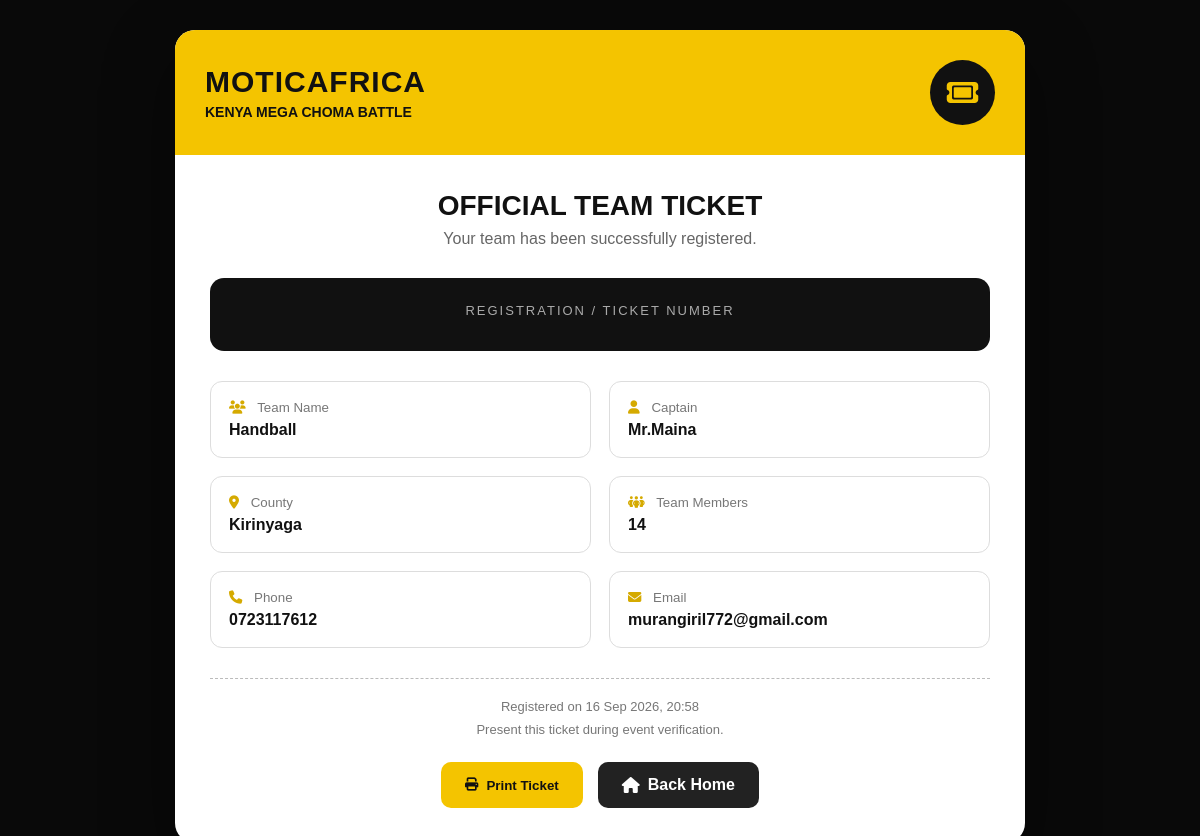
The app's page /team/ticket/2/ with its own data.
### moticapp/models.py (models this page shows, shortened)
class Team(models.Model):
    team_name = models.CharField(max_length=150)
    captain_name = models.CharField(max_length=150)
    phone_number = models.CharField(max_length=20)
    email = models.EmailField()
    county = models.CharField(max_length=100)
    number_of_members = models.PositiveIntegerField()
    team_description = models.TextField(blank=True)
    ticket_number = models.CharField(
        max_length=30,
        blank=True,
        default=""
    )
    PAYMENT_STATUS = [
        ('Pending', 'Pending'),
        ('Paid', 'Paid'),
        ('Cancelled', 'Cancelled'),
    ]
    payment_reference = models.CharField(
        max_length=100,
        blank=True,
        null=True
    )
    payment_status = models.CharField(
        max_length=20,
        choices=PAYMENT_STATUS,
        default='Pending'
    )
    payment_reference = models.CharField(
        max_length=100,
        blank=True
    )
    payment_amount = models.DecimalField(
        max_digits=10,
        decimal_places=2,
        default=5000
    )
    created_at = models.DateTimeField(auto_now_add=True)

### moticapp/views.py (the view)
def team_ticket(request, team_id):
    team = Team.objects.get(id=team_id)
    return render(request, 'team_ticket.html', {
        'team': team
    })

### Templates/team_ticket.html (shortened to what this page needs)
<!DOCTYPE html>
{% load static %}
<html lang="en">
<head>
    <link rel="stylesheet"
          href="https://cdnjs.cloudflare.com/ajax/libs/font-awesome/6.5.2/css/all.min.css">
</head>
<body>
<div class="ticket-wrapper">
    <div class="ticket">
        <div class="ticket-header">
            <div class="brand">
                <h1>MOTICAFRICA</h1>
                <p>KENYA MEGA CHOMA BATTLE</p>
            </div>
            <div class="ticket-icon">
                <i class="fa-solid fa-ticket"></i>
            </div>
        </div>
        <div class="ticket-body">
            <div class="battle-title">
                <h2>OFFICIAL TEAM TICKET</h2>
                <p>
                    Your team has been successfully registered.
                </p>
            </div>
            <div class="ticket-number">
                <span>Registration / Ticket Number</span>
            </div>
            <div class="details">
                <div class="detail">
                    <small>
                        <i class="fa-solid fa-users"></i>
                        Team Name
                    </small>
                    <strong>
                        {{ team.team_name }}
                    </strong>
                </div>
                <div class="detail">
                    <small>
                        <i class="fa-solid fa-user"></i>
                        Captain
                    </small>
                    <strong>
                        {{ team.captain_name }}
                    </strong>
                </div>
                <div class="detail">
                    <small>
                        <i class="fa-solid fa-location-dot"></i>
                        County
                    </small>
                    <strong>
                        {{ team.county }}
                    </strong>
                </div>
                <div class="detail">
                    <small>
                        <i class="fa-solid fa-people-group"></i>
                        Team Members
                    </small>
                    <strong>
                        {{ team.number_of_members }}
                    </strong>
                </div>
                <div class="detail">
                    <small>
                        <i class="fa-solid fa-phone"></i>
                        Phone
                    </small>
                    <strong>
                        {{ team.phone_number }}
                    </strong>
                </div>
                <div class="detail">
                    <small>
                        <i class="fa-solid fa-envelope"></i>
                        Email
                    </small>
                    <strong>
                        {{ team.email }}
                    </strong>
                </div>
            </div>
            <div class="footer">
                <p>
                    Registered on {{ team.created_at|date:"d M Y, H:i" }}
                </p>
                <p style="margin-top: 8px;">
                    Present this ticket during event verification.
                </p>
            </div>
            <div class="actions">
                <button
                    onclick="window.print()"
                    class="btn btn-print">
                    <i class="fa-solid fa-print"></i>
                    Print Ticket
                </button>
                <a href="{% url 'index' %}"
                   class="btn btn-home">
                    <i class="fa-solid fa-house"></i>
                    Back Home
                </a>
            </div>
        </div>
    </div>
</div>
</body>
</html>

### Templates/team_ticket.html (style rules this page uses)
* { margin: 0; padding: 0; box-sizing: border-box; }
body { font-family: Arial, sans-serif; background: #090909; color: #fff; min-height: 100vh; display: flex; justify-content: center; align-items: center; padding: 30px 15px; }
.ticket-wrapper { width: 100%; max-width: 850px; }
.ticket { background: #fff; color: #111; border-radius: 20px; overflow: hidden; box-shadow: 0 25px 70px rgba(0,0,0,.45); }
.ticket-header { background: #f4c400; padding: 30px; display: flex; justify-content: space-between; align-items: center; gap: 20px; }
.brand h1 { font-size: 30px; font-weight: 900; letter-spacing: 1px; }
.brand p { margin-top: 5px; font-size: 14px; font-weight: bold; }
.ticket-icon { width: 65px; height: 65px; background: #111; color: #f4c400; border-radius: 50%; display: flex; justify-content: center; align-items: center; font-size: 28px; }
.ticket-body { padding: 35px; }
.battle-title { text-align: center; margin-bottom: 30px; }
.battle-title h2 { font-size: 28px; font-weight: 900; }
.battle-title p { margin-top: 8px; color: #666; }
.ticket-number { background: #111; color: #f4c400; padding: 25px; border-radius: 14px; text-align: center; margin-bottom: 30px; }
.ticket-number span { display: block; font-size: 13px; color: #aaa; margin-bottom: 8px; text-transform: uppercase; letter-spacing: 2px; }
.details { display: grid; grid-template-columns: repeat(2, 1fr); gap: 18px; }
.detail { border: 1px solid #ddd; border-radius: 12px; padding: 18px; }
.detail i { color: #d5aa00; margin-right: 8px; }
.detail small { display: block; color: #777; margin-bottom: 6px; }
.detail strong { font-size: 16px; word-break: break-word; }
.footer { border-top: 1px dashed #bbb; margin-top: 30px; padding-top: 20px; text-align: center; color: #777; font-size: 13px; }
.actions { display: flex; justify-content: center; gap: 15px; margin-top: 25px; }
.btn { border: none; padding: 14px 24px; border-radius: 10px; font-weight: bold; cursor: pointer; text-decoration: none; display: inline-flex; align-items: center; gap: 8px; }
.btn-print { background: #f4c400; color: #111; }
.btn-home { background: #222; color: #fff; }

### records on screen
Team: team_name "Handball", captain_name "Mr.Maina", county "Kirinyaga", number_of_members "14", phone_number "0723117612", email "murangiril772@gmail.com", created_at "16 Sep 2026, 20:58"
